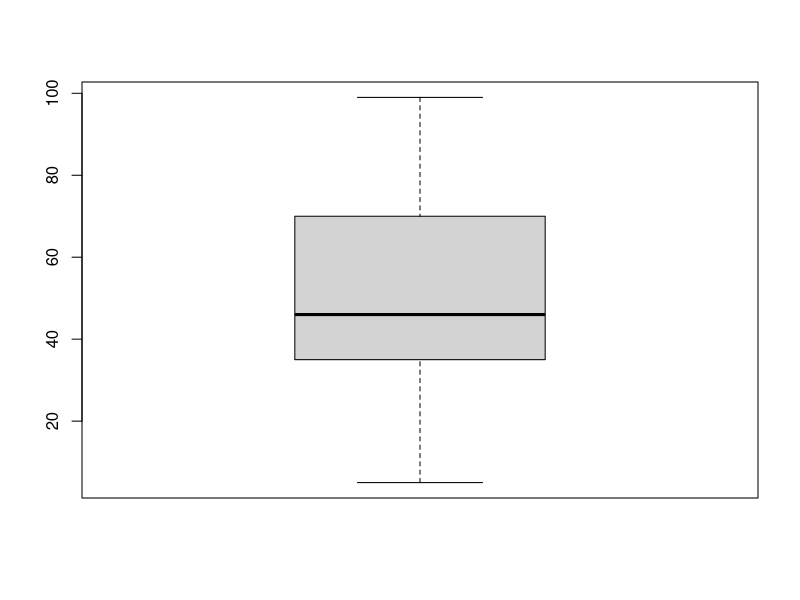
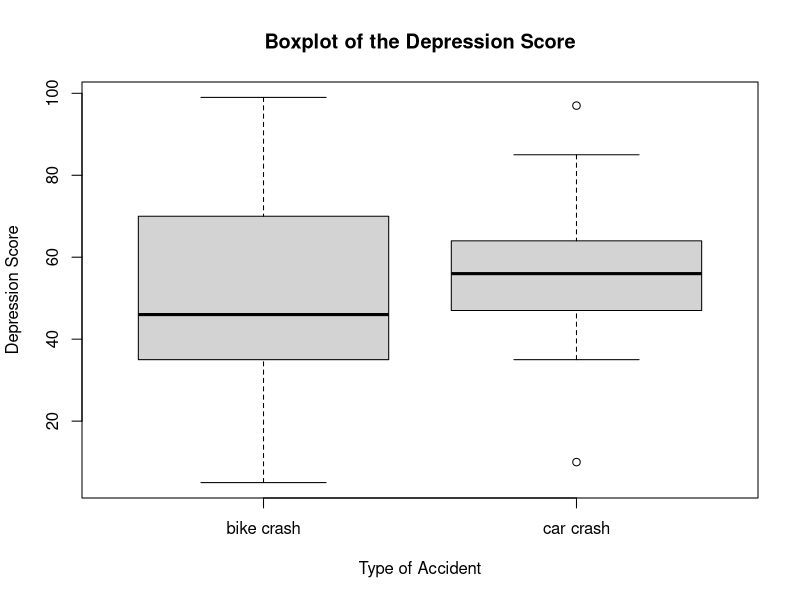

Here is the R script that generated these plots, in order:
## ---- chunk 1
library(tidyverse)
## ---- chunk 2
c1 <- c(45, 39, 25, 47, 49, 5, 70, 99, 74, 37, 99, 35, 8, 59)
summary(c1)
var(c1)
sd(c1)
## ---- chunk 3
boxplot(c1)
## ---- chunk 4
c2 <- c(67, 50, 85, 43, 64, 35, 47, 97, 58, 58, 10, 56, 50)
df1 <- data.frame(Score = c1, Type = c("bike crash"))
df2 <- data.frame(Score = c2, Type = c("car crash"))
All <- rbind(df1, df2)

boxplot(Score~Type,
        data=All,
        main="Boxplot of the Depression Score",
        xlab="Type of Accident",
        ylab="Depression Score"
)
